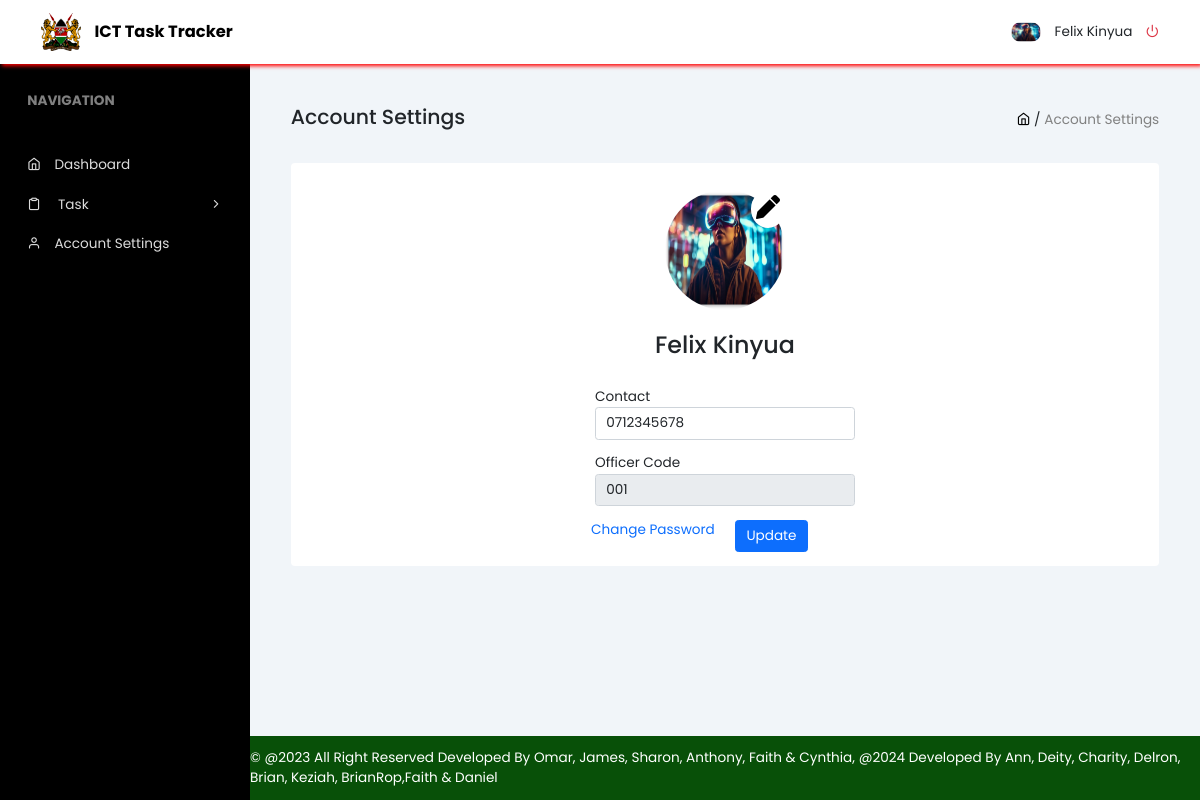
Page /account.php (signed in) on the committed database.
### tables this page shows
CREATE TABLE `officers` (
  `Officer_Code` varchar(25) NOT NULL,
  `Officer_Name` varchar(50) NOT NULL,
  `Officer_Designation` varchar(50) NOT NULL,
  `Department` varchar(50) NOT NULL,
  `Officer_Contact` varchar(50) NOT NULL,
  `Remarks` varchar(100) NOT NULL,
  `Profile_Pic` varchar(256) NOT NULL,
  `Password` varchar(512) NOT NULL
);

### account.php (the view, shortened to what this page needs)
<?php
$officer_code=$_SESSION['officer_code'];
$officer_name=$_SESSION['officer_name'];
include_once "db_conn.php";
$sql="SELECT * FROM `officers` WHERE Officer_Code='$officer_code'";
$result = mysqli_query($conn, $sql);
$row=mysqli_fetch_assoc($result);
?>
<!DOCTYPE html>
<html lang="en">
<head>
    <link rel="stylesheet" href="assets/css/all.min.css">
    <link rel="stylesheet" href="assets/css/bootstrap.min.css">
    <link rel="stylesheet" href="assets/css/fontawesome.min.css">
    <link rel="stylesheet" href="assets/icons/feather/css/feather.css">
    <link rel="stylesheet" href="assets/css/style.css">
    <link rel="stylesheet" href="assets/css/jquery.dataTables.css">
</head>
<body>
    <header class="header">
        <div class="title-tab">
            <a href="index.php" class="navbar-brand">
                <div class="icon">
                    <img src="assets/images/arms.png" alt="">
                </div>
                <div class="title-text">ICT Task Tracker</div>
            </a>
        </div>
        <div class="profile-tab">
            <div class="profile-photo">
            <?php
    if($row['Profile_Pic']) {
     echo '<img src="assets/uploads/'.$row['Profile_Pic'] . '" >';
   } else {
    echo '<img src="assets/images/pic-5.jpg">';
   }
    ?>
            </div>
            <div class="profile-description">
                <span><?php echo $officer_name?></span>
                <a href="logout.php"><span class="feather icon-power text-danger"></span></a>
            </div>
        </div>
    </header>
    <aside class="sidebar">
        <div class="sidebar-header">
            <span class="text-fade">navigation</span>
        </div>
        <div class="sidebar-menu">
            <a href="home_page.php" class="link"><span class="feather icon-home"></span><span>Dashboard</span></a>
            <div class="drop">
                <span>
                    <span class="feather icon-clipboard"></span>
                    <span>Task</span>
                </span>
                <span class="feather icon-chevron-right"></span>
            </div>
            <a href="account.php" class="link"><span class="feather icon-user"></span><span>Account Settings</span></a>
        </div>
    </aside>
    <main class="content">
        <div class="content-header">
            <div class="title">
                <h4>Account Settings</h4>
            </div>
            <div class="navigation">
                <span><a href="index.php"><i class="feather icon-home"></i></a></span>
                <span>/</span>
                <span class="text-fade">Account Settings</span>
            </div>
        </div>
        <div class="content-body">
        <div class="row justify-content-center">
        <div class="col-md-6 text-center">
        <div class="content-body">
            <div style='position: relative; display: inline-block;'>
               <?php
                if($row['Profile_Pic']) {
                    echo '<img src="assets/uploads/'.$row['Profile_Pic'] . '" class="img-fluid rounded-circle mb-4" style="height:120px;width:120px;" >';
                  } else {
                   echo '<img src="assets/images/pic-5.jpg">';
                  }
               ?>
            <a href="edit_profile.php" style="position: absolute; bottom: -0.5; right: 0;
            background-color: white; border-radius: 50%; padding: 5px;
            text-decoration: none; display: inline-block;">
            <i class="fas fa-pen" style="font-size:24px; color: black;"></i>
            </a>
                                       </div>
                <h3 class="mb-3"><?php echo $officer_name?></h3>
            </div>
        </div>
    </div>
    <form action="edit_account.php" method="post" enctype="multipart/form-data">
    <div class="container">
        <div class="row">
            <div class="col-md-4 mx-auto mb-3">
                <div class="form-group">
                    <label for="" class="form-control-label">Contact</label>
                    <input type="text" name="Officer_Contact" class="form-control" value="<?php echo $row['Officer_Contact'] ?>">
                </div>
            </div>
        </div>
        <div class="row">
            <div class="col-md-4 mx-auto mb-3">
                <div class="form-group">
                    <label for="" class="form-control-label">Officer Code</label>
                    <input type="text" name="Officer_Code" class="form-control" value="<?php echo $row['Officer_Code'] ?>" required readonly>
                </div>
            </div>
        </div>
        <div class="row">
            <div class="col-md-6 mx-auto text-end">
                <div class="form-group">
                    <a href="change_pass.php" class="link">Change Password</a>
                </div>
            </div>
            <div class="col-md-6">
                <div class="form-group text-start">
                    <input type="submit" value="Update" name="submit" class="btn btn-primary">
                </div>
            </div>
        </div>
    </div>
            </form>
        </div>
    </main>
                                              <footer>
    <marquee behavior="alternate" direction="">
    &copy; @2023 All Right Reserved <span>Developed By Omar, James, Sharon, Anthony, Faith & Cynthia, @2024 Developed By Ann, Deity, Charity, Delron, Brian, Keziah, BrianRop,Faith & Daniel </span>
        </marquee>
    </footer>
</body>
</html>

### assets/css/style.css (style rules this page uses)
:root { --primary-background: #000; --button-background: rgb(8, 80, 8); }
* { box-sizing: border-box; margin: 0; padding: 0; transition: all .2s linear; }
html { font-size: 85%; }
a { text-decoration: none; }
img { width: 100%; height: 100%; }
body { font-family: 'Poppins', sans-serif; }
.text-fade { color: #808080; }
.header { width: 100%; height: 8vh; background: #fff; box-shadow: 2px 2px 4px red; position: fixed; top: 0; left: 0; display: flex; align-items: center; justify-content: space-between; padding: 0rem 3rem; z-index: 100; }
.title-tab { display: flex; align-items: center; justify-content: space-evenly; color: #000; }
.navbar-brand { color: #000; display: flex; align-items: center; }
.title-tab .icon { width: 40px; }
.title-tab .title-text { font-size: 1.2rem; font-weight: bold; margin-left: 1rem; }
.profile-tab { display: flex; align-items: center; justify-content: space-between; gap: 1rem; }
.profile-tab .profile-photo { width: 30px; border-radius: 10px; overflow: hidden; }
.profile-tab .profile-description a { margin-left: .7rem; }
.sidebar { width: 250px; height: 92vh; background: var(--primary-background); position: absolute; top: 8vh; left: 0; padding: 2rem; }
.sidebar-header span { text-transform: uppercase; font-weight: bold; }
.sidebar-header { margin-bottom: 3rem; }
.sidebar-menu .link { color: #dcdcdc; display: block; margin-bottom: 1rem; padding: .2rem 0; }
.sidebar-menu .link:last-child { margin-bottom: 0; }
.sidebar-menu .link span { margin-right: 1rem; }
.drop { color: #dcdcdc; margin-bottom: 1rem; padding: .2rem 0; display: flex; align-items: center; justify-content: space-between; cursor: pointer; }
.drop span:first-child span:first-child { margin-right: 1rem; }
.content { width: calc(100% - 250px); height: 84vh; position: absolute; background: #f1f5f9; top: 8vh; left: 250px; padding: 3rem; overflow: auto; }
.content-header { display: flex; align-items: center; justify-content: space-between; margin-bottom: 2rem; }
.content-header .navigation span a { color: #000; }
.content-body { background: #fff; padding: 1rem; border-radius: 4px; }
footer { position: absolute; bottom: 0; left: 250px; background: var(--button-background); width: calc(100% - 250px); height: 8vh; display: flex; align-items: center; color: #fff; }

### rows in the picture
officers: Profile_Pic (picture), Officer_Contact "0712345678", Officer_Code "001"

### other values in the picture
$officer_name "Felix Kinyua"
